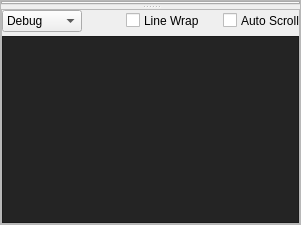
       <widget class="QFrame" name="frame_right">
        <property name="minimumSize">
         <size>
          <width>100</width>
          <height>0</height>
         </size>
        </property>
        <property name="frameShape">
         <enum>QFrame::StyledPanel</enum>
        </property>
        <property name="frameShadow">
         <enum>QFrame::Raised</enum>
        </property>
        <layout class="QVBoxLayout" name="verticalLayout_2">
         <property name="spacing">
          <number>6</number>
         </property>
         <property name="leftMargin">
          <number>0</number>
         </property>
         <property name="topMargin">
          <number>0</number>
         </property>
         <property name="rightMargin">
          <number>0</number>
         </property>
         <property name="bottomMargin">
          <number>0</number>
         </property>
         <item>
          <widget class="QSplitter" name="splitter">
           <property name="orientation">
            <enum>Qt::Vertical</enum>
           </property>
           <widget class="QTabWidget" name="tabs_main">
            <property name="currentIndex">
             <number>-1</number>
            </property>
           </widget>
           <widget class="QFrame" name="frame_logger">
            <property name="minimumSize">
             <size>
              <width>0</width>
              <height>100</height>
             </size>
            </property>
            <property name="frameShape">
             <enum>QFrame::StyledPanel</enum>
            </property>
            <property name="frameShadow">
             <enum>QFrame::Raised</enum>
            </property>
            <layout class="QVBoxLayout" name="verticalLayout_4">
             <property name="spacing">
              <number>4</number>
             </property>
             <property name="leftMargin">
              <number>0</number>
             </property>
             <property name="topMargin">
              <number>0</number>
             </property>
             <property name="rightMargin">
              <number>0</number>
             </property>
             <property name="bottomMargin">
              <number>0</number>
             </property>
             <item>
              <layout class="QHBoxLayout" name="logger_options">
               <item>
                <widget class="QComboBox" name="logger_level_comboBox">
                 <property name="sizePolicy">
                  <sizepolicy hsizetype="Preferred" vsizetype="Fixed">
                   <horstretch>1</horstretch>
                   <verstretch>0</verstretch>
                  </sizepolicy>
                 </property>
                 <property name="currentIndex">
                  <number>2</number>
                 </property>
                 <item>
                  <property name="text">
                   <string>Message</string>
                  </property>
                 </item>
                 <item>
                  <property name="text">
                   <string>OSC</string>
                  </property>
                 </item>
                 <item>
                  <property name="text">
                   <string>Debug</string>
                  </property>
                 </item>
                 <item>
                  <property name="text">
                   <string>Info</string>
                  </property>
                 </item>
                </widget>
               </item>
               <item>
                <spacer name="logger_options_spacer_0">
                 <property name="orientation">
                  <enum>Qt::Horizontal</enum>
                 </property>
                 <property name="sizeHint" stdset="0">
                  <size>
                   <width>40</width>
                   <height>20</height>
                  </size>
                 </property>
                </spacer>
               </item>
               <item>
                <widget class="QCheckBox" name="logger_wrap_checkbox">
                 <property name="toolTip">
                  <string>If checked, long lines are wrapped to fit within view. Otherwise, you may need to scroll horizontally to read long lines.</string>
                 </property>
                </widget>
               </item>
               <item>
                <widget class="QLabel" name="logger_wrap_label">
                 <property name="toolTip">
                  <string>If checked, long lines are wrapped to fit within view. Otherwise, you may need to scroll horizontally to read long lines.</string>
                 </property>
                 <property name="text">
                  <string>Line Wrap</string>
                 </property>
                </widget>
               </item>
               <item>
                <spacer name="logger_options_spacer_1">
                 <property name="orientation">
                  <enum>Qt::Horizontal</enum>
                 </property>
                 <property name="sizeHint" stdset="0">
                  <size>
                   <width>20</width>
                   <height>20</height>
                  </size>
                 </property>
                </spacer>
               </item>
               <item>
                <widget class="QCheckBox" name="logger_autoscroll_checkbox">
                 <property name="toolTip">
                  <string>If checked, the log view will automatically scroll to the end any time new output is appended.</string>
                 </property>
                </widget>
               </item>
               <item>
                <widget class="QLabel" name="logger_autoscroll_label">
                 <property name="toolTip">
                  <string>If checked, the log view will automatically scroll to the end any time new output is appended.</string>
                 </property>
                 <property name="text">
                  <string>Auto Scroll</string>
                 </property>
                </widget>
               </item>
              </layout>
             </item>
             <item>
              <widget class="QPlainTextEdit" name="base_console">
               <property name="palette">
                <palette>
                 <active>
                  <colorrole role="WindowText">
                   <brush brushstyle="SolidPattern">
                    <color alpha="255">
                     <red>177</red>
                     <green>177</green>
                     <blue>177</blue>
                    </color>
                   </brush>
                  </colorrole>
                  <colorrole role="Button">
                   <brush brushstyle="SolidPattern">
                    <color alpha="255">
                     <red>36</red>
                     <green>36</green>
                     <blue>36</blue>
                    </color>
                   </brush>
                  </colorrole>
                  <colorrole role="Text">
                   <brush brushstyle="SolidPattern">
                    <color alpha="255">
                     <red>177</red>
                     <green>177</green>
                     <blue>177</blue>
                    </color>
                   </brush>
                  </colorrole>
                  <colorrole role="ButtonText">
                   <brush brushstyle="SolidPattern">
                    <color alpha="255">
                     <red>177</red>
                     <green>177</green>
                     <blue>177</blue>
                    </color>
                   </brush>
                  </colorrole>
                  <colorrole role="Base">
                   <brush brushstyle="SolidPattern">
                    <color alpha="255">
                     <red>36</red>
                     <green>36</green>
                     <blue>36</blue>
                    </color>
                   </brush>
                  </colorrole>
                  <colorrole role="Window">
                   <brush brushstyle="SolidPattern">
                    <color alpha="255">
                     <red>36</red>
                     <green>36</green>
                     <blue>36</blue>
                    </color>
                   </brush>
                  </colorrole>
                  <colorrole role="Highlight">
                   <brush brushstyle="LinearGradientPattern">
                    <gradient startx="0.000000000000000" starty="0.000000000000000" endx="0.000000000000000" endy="1.000000000000000" type="LinearGradient" spread="PadSpread" coordinatemode="ObjectBoundingMode">
                     <gradientstop position="0.000000000000000">
                      <color alpha="255">
                       <red>255</red>
                       <green>160</green>
                       <blue>47</blue>
                      </color>
                     </gradientstop>
                     <gradientstop position="1.000000000000000">
                      <color alpha="255">
                       <red>215</red>
                       <green>128</green>
                       <blue>26</blue>
                      </color>
                     </gradientstop>
                    </gradient>
                   </brush>
                  </colorrole>
                  <colorrole role="PlaceholderText">
                   <brush brushstyle="NoBrush">
                    <color alpha="128">
                     <red>177</red>
                     <green>177</green>
                     <blue>177</blue>
                    </color>
                   </brush>
                  </colorrole>
                 </active>
                 <inactive>
                  <colorrole role="WindowText">
                   <brush brushstyle="SolidPattern">
                    <color alpha="255">
                     <red>177</red>
                     <green>177</green>
                     <blue>177</blue>
                    </color>
                   </brush>
                  </colorrole>
                  <colorrole role="Button">
                   <brush brushstyle="SolidPattern">
                    <color alpha="255">
                     <red>36</red>
                     <green>36</green>
                     <blue>36</blue>
                    </color>
                   </brush>
                  </colorrole>
                  <colorrole role="Text">
                   <brush brushstyle="SolidPattern">
                    <color alpha="255">
                     <red>177</red>
                     <green>177</green>
                     <blue>177</blue>
                    </color>
                   </brush>
                  </colorrole>
                  <colorrole role="ButtonText">
                   <brush brushstyle="SolidPattern">
                    <color alpha="255">
                     <red>177</red>
                     <green>177</green>
                     <blue>177</blue>
                    </color>
                   </brush>
                  </colorrole>
                  <colorrole role="Base">
                   <brush brushstyle="SolidPattern">
                    <color alpha="255">
                     <red>36</red>
                     <green>36</green>
                     <blue>36</blue>
                    </color>
                   </brush>
                  </colorrole>
                  <colorrole role="Window">
                   <brush brushstyle="SolidPattern">
                    <color alpha="255">
                     <red>36</red>
                     <green>36</green>
                     <blue>36</blue>
                    </color>
                   </brush>
                  </colorrole>
                  <colorrole role="Highlight">
                   <brush brushstyle="LinearGradientPattern">
                    <gradient startx="0.000000000000000" starty="0.000000000000000" endx="0.000000000000000" endy="1.000000000000000" type="LinearGradient" spread="PadSpread" coordinatemode="ObjectBoundingMode">
                     <gradientstop position="0.000000000000000">
                      <color alpha="255">
                       <red>255</red>
                       <green>160</green>
                       <blue>47</blue>
                      </color>
                     </gradientstop>
                     <gradientstop position="1.000000000000000">
                      <color alpha="255">
                       <red>215</red>
                       <green>128</green>
                       <blue>26</blue>
                      </color>
                     </gradientstop>
                    </gradient>
                   </brush>
                  </colorrole>
                  <colorrole role="PlaceholderText">
                   <brush brushstyle="NoBrush">
                    <color alpha="128">
                     <red>177</red>
                     <green>177</green>
                     <blue>177</blue>
                    </color>
                   </brush>
                  </colorrole>
                 </inactive>
                 <disabled>
                  <colorrole role="WindowText">
                   <brush brushstyle="SolidPattern">
                    <color alpha="255">
                     <red>64</red>
                     <green>64</green>
                     <blue>64</blue>
                    </color>
                   </brush>
                  </colorrole>
                  <colorrole role="Button">
                   <brush brushstyle="SolidPattern">
                    <color alpha="255">
                     <red>50</red>
                     <green>50</green>
                     <blue>50</blue>
                    </color>
                   </brush>
                  </colorrole>
                  <colorrole role="Text">
                   <brush brushstyle="SolidPattern">
                    <color alpha="255">
                     <red>64</red>
                     <green>64</green>
                     <blue>64</blue>
                    </color>
                   </brush>
                  </colorrole>
                  <colorrole role="ButtonText">
                   <brush brushstyle="SolidPattern">
                    <color alpha="255">
                     <red>64</red>
                     <green>64</green>
                     <blue>64</blue>
                    </color>
                   </brush>
                  </colorrole>
                  <colorrole role="Base">
                   <brush brushstyle="SolidPattern">
                    <color alpha="255">
                     <red>50</red>
                     <green>50</green>
                     <blue>50</blue>
                    </color>
                   </brush>
                  </colorrole>
                  <colorrole role="Window">
                   <brush brushstyle="SolidPattern">
                    <color alpha="255">
                     <red>50</red>
                     <green>50</green>
                     <blue>50</blue>
                    </color>
                   </brush>
                  </colorrole>
                  <colorrole role="Highlight">
                   <brush brushstyle="LinearGradientPattern">
                    <gradient startx="0.000000000000000" starty="0.000000000000000" endx="0.000000000000000" endy="1.000000000000000" type="LinearGradient" spread="PadSpread" coordinatemode="ObjectBoundingMode">
                     <gradientstop position="0.000000000000000">
                      <color alpha="255">
                       <red>255</red>
                       <green>160</green>
                       <blue>47</blue>
                      </color>
                     </gradientstop>
                     <gradientstop position="1.000000000000000">
                      <color alpha="255">
                       <red>215</red>
                       <green>128</green>
                       <blue>26</blue>
                      </color>
                     </gradientstop>
                    </gradient>
                   </brush>
                  </colorrole>
                  <colorrole role="PlaceholderText">
                   <brush brushstyle="NoBrush">
                    <color alpha="128">
                     <red>177</red>
                     <green>177</green>
                     <blue>177</blue>
                    </color>
                   </brush>
                  </colorrole>
                 </disabled>
                </palette>
               </property>
               <property name="font">
                <font>
                 <family>DroidSansMono</family>
                </font>
               </property>
               <property name="undoRedoEnabled">
                <bool>false</bool>
               </property>
               <property name="lineWrapMode">
                <enum>QPlainTextEdit::NoWrap</enum>
               </property>
               <property name="readOnly">
                <bool>true</bool>
               </property>
               <property name="centerOnScroll">
                <bool>false</bool>
               </property>
              </widget>
             </item>
            </layout>
           </widget>
          </widget>
         </item>
        </layout>
       </widget>
